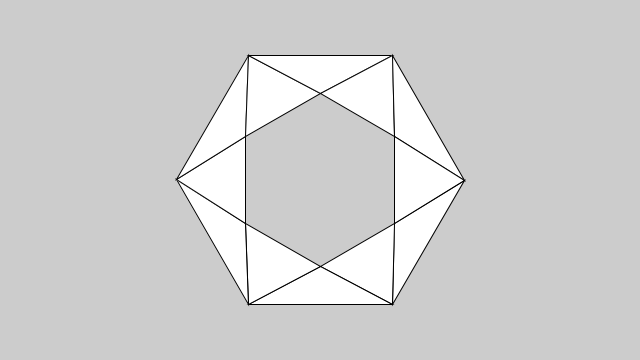
Frame 1 (no input)
Frame 60 (the mouse pressed at the canvas centre just before this capture): identical to frame 1, image omitted
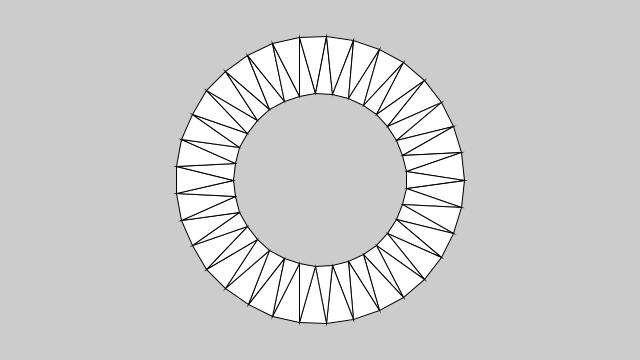
Frame 120 (the mouse held since frame 60 and released just before this capture)

The Processing sketch that drew these frames (run headless with seeded random() and noise(); from frame 60 on, the mouse is pressed at the canvas centre):

// Processing sketch: TriangleStrip
// ── TriangleStrip.pde
/**
 * TRIANGLE_STRIP Mode
 * by Ira Greenberg. 
 * 
 * Generate a closed ring using vertex() 
 * function and beginShape(TRIANGLE_STRIP)
 * mode. outerRad and innerRad variables 
 * control ring's outer/inner radii respectively.
 * Trig functions generate ring.
 */

int x;
int y;
float outerRad;
float innerRad;

void setup() {
  size(640, 360);
  background(204);
  smooth();
  x = width/2;
  y = height/2;
  outerRad = min(width, height) * 0.4;
  innerRad = outerRad * 0.6;
}

void draw() {
  background(204);
  
  int pts = int(map(mouseX, 0, width, 6, 60));
  float rot = 180.0/pts;
  float angle = 0;
  
  beginShape(TRIANGLE_STRIP); 
  for (int i = 0; i <= pts; i++) {
    float px = x + cos(radians(angle)) * outerRad;
    float py = y + sin(radians(angle)) * outerRad;
    angle += rot;
    vertex(px, py);
    px = x + cos(radians(angle)) * innerRad;
    py = y + sin(radians(angle)) * innerRad;
    vertex(px, py); 
    angle += rot;
  }
  endShape();
}
